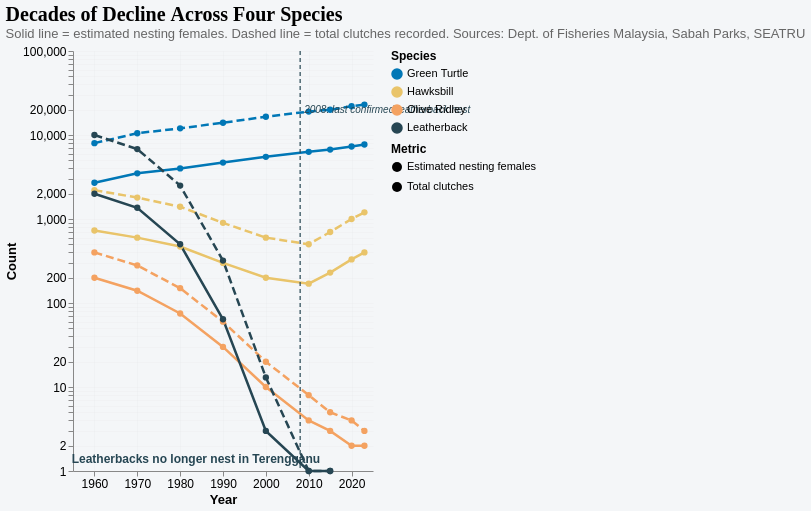

Here is the Vega-Lite specification saved for this chart:
### Vega-Lite specification from a JSON file in a GitHub repository (floating-point values rounded to 4 significant figures)
{"$schema": "https://vega.github.io/schema/vega-lite/v5.json", "title": {"text": "Decades of Decline Across Four Species", "subtitle": "Solid line = estimated nesting females. Dashed line = total clutches recorded. Sources: Dept. of Fisheries Malaysia, Sabah Parks, SEATRU", "fontSize": 20, "font": "Georgia", "subtitleFontSize": 13, "subtitleFont": "sans-serif", "anchor": "start", "subtitleColor": "#666"}, "width": "container", "height": 420, "background": "#f4f6f8", "config": {"view": {"stroke": null}, "axis": {"grid": true, "gridOpacity": 0.15, "labelFontSize": 12, "titleFontSize": 13}}, "data": {"values": [{"year": 1960, "species": "Green Turtle", "clutches": 8000, "females": 2700}, {"year": 1970, "species": "Green Turtle", "clutches": 10500, "females": 3500}, {"year": 1980, "species": "Green Turtle", "clutches": 12000, "females": 4000}, {"year": 1990, "species": "Green Turtle", "clutches": 14000, "females": 4700}, {"year": 2000, "species": "Green Turtle", "clutches": 16500, "females": 5500}, {"year": 2010, "species": "Green Turtle", "clutches": 19000, "females": 6300}, {"year": 2015, "species": "Green Turtle", "clutches": 20000, "females": 6700}, {"year": 2020, "species": "Green Turtle", "clutches": 22000, "females": 7300}, {"year": 2023, "species": "Green Turtle", "clutches": 23000, "females": 7700}, {"year": 1960, "species": "Hawksbill", "clutches": 2200, "females": 730}, {"year": 1970, "species": "Hawksbill", "clutches": 1800, "females": 600}, {"year": 1980, "species": "Hawksbill", "clutches": 1400, "females": 470}, {"year": 1990, "species": "Hawksbill", "clutches": 900, "females": 300}, {"year": 2000, "species": "Hawksbill", "clutches": 600, "females": 200}, {"year": 2010, "species": "Hawksbill", "clutches": 500, "females": 170}, {"year": 2015, "species": "Hawksbill", "clutches": 700, "females": 230}, {"year": 2020, "species": "Hawksbill", "clutches": 1000, "females": 330}, {"year": 2023, "species": "Hawksbill", "clutches": 1200, "females": 400}, {"year": 1960, "species": "Olive Ridley", "clutches": 400, "females": 200}, {"year": 1970, "species": "Olive Ridley", "clutches": 280, "females": 140}, {"year": 1980, "species": "Olive Ridley", "clutches": 150, "females": 75}, {"year": 1990, "species": "Olive Ridley", "clutches": 60, "females": 30}, {"year": 2000, "species": "Olive Ridley", "clutches": 20, "females": 10}, {"year": 2010, "species": "Olive Ridley", "clutches": 8, "females": 4}, {"year": 2015, "species": "Olive Ridley", "clutches": 5, "females": 3}, {"year": 2020, "species": "Olive Ridley", "clutches": 4, "females": 2}, {"year": 2023, "species": "Olive Ridley", "clutches": 3, "females": 2}, {"year": 1960, "species": "Leatherback", "clutches": 10000, "females": 2000}, {"year": 1970, "species": "Leatherback", "clutches": 6800, "females": 1360}, {"year": 1980, "species": "Leatherback", "clutches": 2500, "females": 500}, {"year": 1990, "species": "Leatherback", "clutches": 320, "females": 64}, {"year": 2000, "species": "Leatherback", "clutches": 13, "females": 3}, {"year": 2010, "species": "Leatherback", "clutches": 1, "females": 1}, {"year": 2015, "species": "Leatherback", "clutches": 0, "females": 0}, {"year": 2020, "species": "Leatherback", "clutches": 0, "females": 0}, {"year": 2023, "species": "Leatherback", "clutches": 0, "females": 0}]}, "transform": [{"filter": "datum.species != 'Leatherback' || datum.year <= 2015"}, {"fold": ["clutches", "females"], "as": ["metric", "value"]}, {"calculate": "datum.metric == 'clutches' ? 'Total clutches' : 'Estimated nesting females'", "as": "metric_label"}, {"calculate": "datum.value == 0 ? 1 : datum.value", "as": "plot_value"}], "layer": [{"mark": {"type": "line", "point": {"size": 40, "filled": true}}, "encoding": {"x": {"field": "year", "type": "quantitative", "axis": {"title": "Year", "format": "d", "tickCount": 8}, "scale": {"domain": [1958, 2025]}}, "y": {"field": "plot_value", "type": "quantitative", "axis": {"title": "Count"}, "scale": {"type": "log", "domain": [1, 25000]}}, "color": {"field": "species", "type": "nominal", "scale": {"domain": ["Green Turtle", "Hawksbill", "Olive Ridley", "Leatherback"], "range": ["#0077b6", "#e9c46a", "#f4a261", "#264653"]}, "legend": {"title": "Species", "orient": "right", "titleFontSize": 12, "labelFontSize": 11}}, "strokeDash": {"field": "metric_label", "type": "nominal", "scale": {"domain": ["Estimated nesting females", "Total clutches"], "range": [[0], [8, 4]]}, "legend": {"title": "Metric", "orient": "right", "symbolStrokeWidth": 2, "titleFontSize": 12, "labelFontSize": 11}}, "strokeWidth": {"value": 2.5}, "detail": [{"field": "species"}, {"field": "metric_label"}], "tooltip": [{"field": "year", "title": "Year"}, {"field": "species", "title": "Species"}, {"field": "metric_label", "title": "Metric"}, {"field": "value", "title": "Count", "format": ","}]}}, {"data": {"values": [{"year": 2015, "value": 1, "label": "Leatherbacks no longer nest in Terengganu"}]}, "mark": {"type": "text", "fontSize": 12, "fontWeight": "bold", "color": "#264653", "align": "right", "dx": -10, "dy": -12}, "encoding": {"x": {"field": "year", "type": "quantitative"}, "y": {"field": "value", "type": "quantitative"}, "text": {"field": "label"}}}, {"data": {"values": [{"year": 2008}]}, "mark": {"type": "rule", "color": "#264653", "strokeDash": [4, 3], "strokeWidth": 1.2}, "encoding": {"x": {"field": "year", "type": "quantitative"}}}, {"data": {"values": [{"year": 2008, "value": 20000, "label": "2008: last confirmed leatherback nest"}]}, "mark": {"type": "text", "fontSize": 10, "fontStyle": "italic", "color": "#264653", "align": "left", "dx": 4}, "encoding": {"x": {"field": "year", "type": "quantitative"}, "y": {"field": "value", "type": "quantitative"}, "text": {"field": "label"}}}]}
